Frame 1 (no input): blank canvas, image omitted
Frame 60 (no input): blank canvas, image omitted
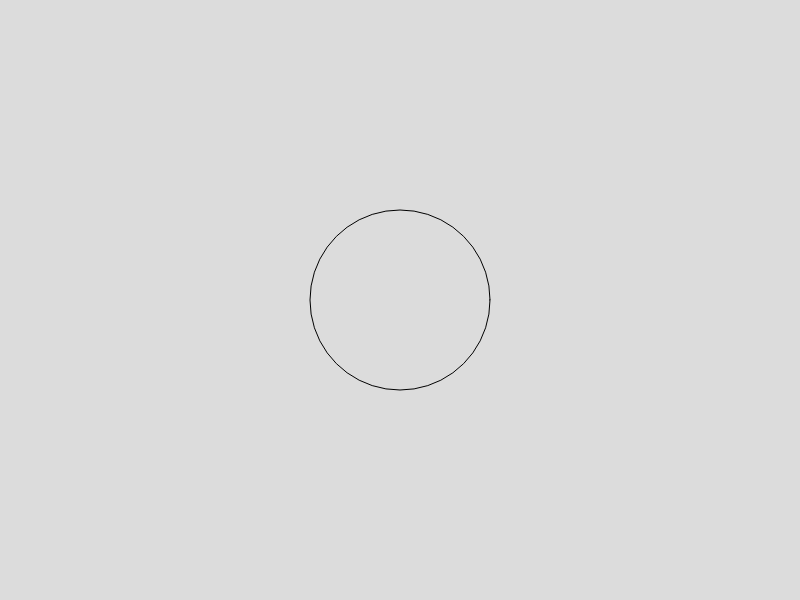
Frame 120 (the mouse pressed at the canvas centre since frame 60)

The p5.js sketch whose frames 1 and 60 were blank and that drew this single picture after the mouse press (run headless with seeded random() and noise() and a simulated clock; from frame 60 on, the mouse is pressed at the canvas centre):

// p5.js sketch
// ── sketch.js
function setup() {
	createCanvas(800, 600)
}

function draw() {
	background(220)

	translate(width/2, height/2)

	noFill()
	stroke(0)

	const raggio = mouseY * 0.3
	const lati = floor(mouseX * 0.1)

	beginShape()
	for (let i=0; i<lati; i++) {
		const angolo = TAU / lati * i
		const px = cos(angolo) * raggio
		const py = sin(angolo) * raggio
		vertex(px, py)
	}
	endShape(CLOSE)

}
